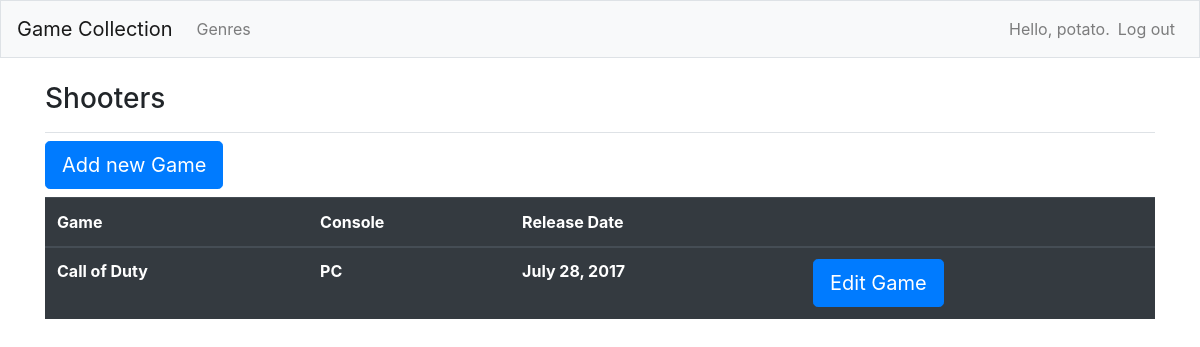
The page /6/games/ (signed in) on the database its author committed.
### gameCollections/models.py (models this page shows, shortened)
class Genre(models.Model):
    name = models.CharField(max_length=200)
    owner = models.ForeignKey(User, on_delete=models.CASCADE)
    def __str__(self):
        return self.name

class Game(models.Model):
    genre = models.ForeignKey(Genre, on_delete=models.CASCADE)
    name = models.CharField(max_length=200)
    console = models.CharField(max_length=200)
    releaseDate = models.DateField()
    class Meta:
        verbose_name_plural = 'games'

### gameCollections/views.py (the view)
# urls.py: path('<int:genre_id>/games/', views.games, name = 'games'),
@login_required
def games(request, genre_id):
    genre = Genre.objects.get(id = genre_id)
    if genre.owner != request.user:
        raise Http404
    games = genre.game_set.order_by('-releaseDate')
    context = {'genre' : genre, 'games' : games}
    return render (request, 'gameCollections/games.html', context)

### gameCollections/templates/gameCollections/games.html (shortened to what this page needs)
{% extends "gameCollections/base.html" %}
{% block page_header %}
    <h3>{{ genre }}</h3>
{% endblock page_header %}
{% block content %}
    <h3><a class="btn btn-lg btn-primary" href="{% url 'gameCollections:new_game' genre.id %}" role="button">Add new Game</a></h3>
    <table class="table table-dark">
        <thead>
            <tr>
                <th scope="col">Game</th>
                <th scope="col">Console</th>
                <th scope="col">Release Date</th>
                <th scope="col"></th>
        </thead>
        <tbody>
        {% for game in games %}
            <tr>
                <th>{{ game.name }}</th>
                <th>{{ game.console }}</th>
                <th>{{ game.releaseDate }}</th>
                <th><a class="btn btn-lg btn-primary" href="{% url 'gameCollections:edit_game' game.id %}" role="button">Edit Game</a></th>
            </tr>
        {% empty %}
            <p>No games have been added yet.</p>
        {% endfor %}
        </tbody>
    </table>
{% endblock content %}

### gameCollections/templates/gameCollections/base.html (shortened to what this page needs)
{% load bootstrap4 %}
<!doctype html>
<html lang="en">
<head>
      {% bootstrap_css %}
</head>
<body>
    <nav class="navbar navbar-expand-md navbar-light bg-light mb-4 border">
        <a class="navbar-brand" href="{% url 'gameCollections:index'%}">Game Collection</a>
        <div class="collapse navbar-collapse" id="navbarCollapse">
            <ul class="navbar-nav mr-auto">
                <li class="nav-item">
                    <a class="nav-link" href="{% url 'gameCollections:genres'%}"> Genres </a></li>
            </ul>
            <ul class="navbar-nav ml-auto">
                {% if user.is_authenticated %}
                    <li class="nav-item">
                        <span class="navbar-text">Hello, {{ user.username }}.</span>
                    </li>
                    <li class="nav-item">
                        <a class="nav-link" href="{% url 'users:logout' %}">Log out</a>
                    </li>
                {% endif %}
            </ul>
        </div>
    </nav>
    <main role="main" class="container">
        <div class="pb-2 mb-2 border-bottom">
            {% block page_header %}{% endblock page_header %}
        </div>
        <div>
            {% block content %}{% endblock content %}
        </div>
    </main>
</body>
</html>

### rows shown on the page
Genre: name "Shooters"
Game: name "Call of Duty", console "PC", releaseDate "July 28, 2017"

### other values the page prints
{{ user.username }} "potato"
